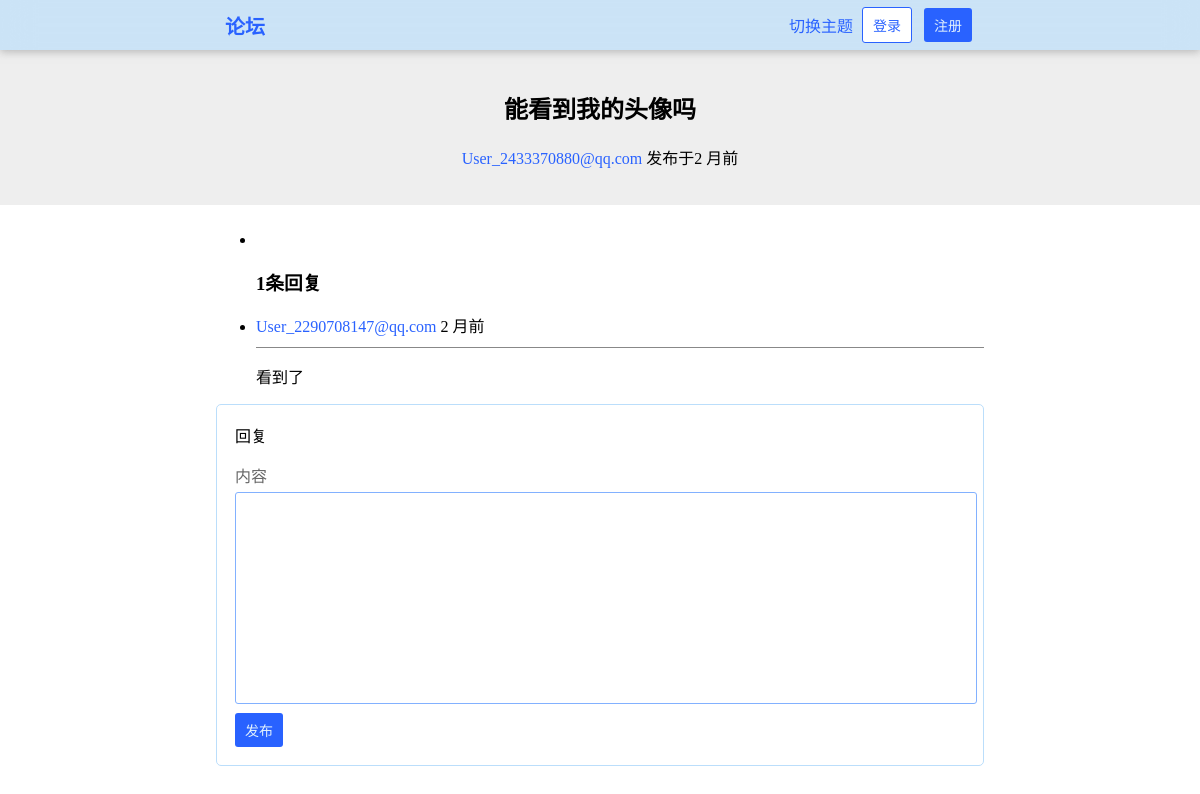
The app's page /post/3/, older data.
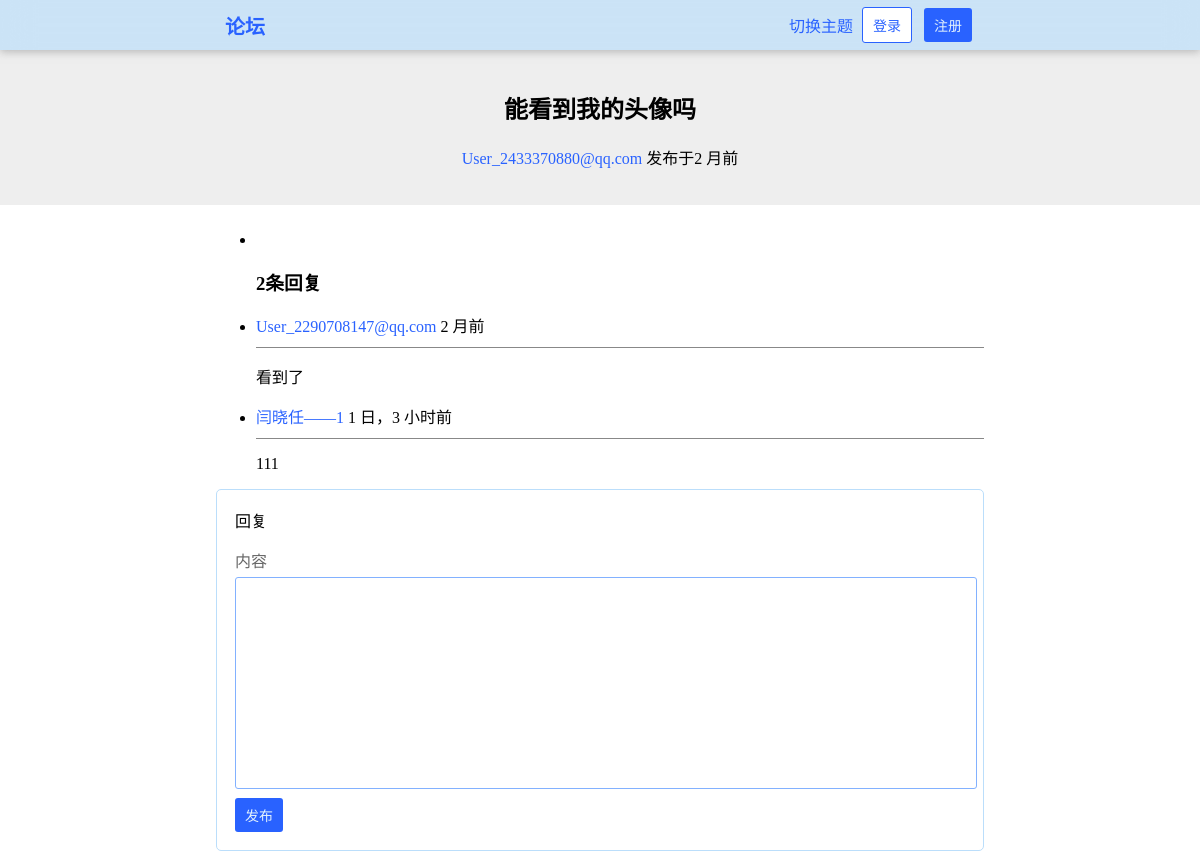
The same page, newer data.
### HustRava_app/models.py (models this page shows, shortened)
class Comment(models.Model):
    content = models.TextField()
    created_at = models.DateTimeField(auto_now_add=True)
    author = models.ForeignKey('User', on_delete = models.CASCADE, related_name = "comments")
    post = models.ForeignKey('Post', on_delete = models.CASCADE, related_name = "comments")
    like_nums = models.IntegerField(default = 0)

class User(models.Model):
    name = models.CharField(max_length=30,blank=True)
    email = models.EmailField(unique=True)
    password = models.CharField(max_length=30)
    created_at = models.DateTimeField(auto_now_add=True)
    bio = models.TextField(max_length = 100, blank=True)
    def __str__(self):
        return self.name

### HustRava_app/views.py (the view)
# urls.py: path('post/<int:post_id>/', views.post, name="post"),                   # 帖子 GET
def post(request, post_id):
    try:
        post = Post.objects.get(id = post_id)
    except:
        raise Http404("帖子不存在")
    if "user" in request.session:
        return render(request, 'post.html', {
            "post": post,
            "comments": Comment.objects.filter(post = post_id),
            "user": request.session["user"]
        })
    else:
        return render(request, 'post.html', {
            "user": request.session.get("user", None),
            "post": post,
            "comments": Comment.objects.filter(post = post_id)
        })

### HustRava_app/templates/post.html (shortened to what this page needs)
{% load humanize %}
{% load static %}
<!DOCTYPE html>
<html>
    <head>
        <link rel="stylesheet" type="text/css" href="{% static 'style.css' %}" />
        <link rel="stylesheet" type="text/css" href="{% static 'style-forum.css' %}" />
        <link rel="stylesheet" type="text/css" href="{% static 'style-dark.css' %}" />
    </head>
    <body>
        {% include 'header.html' %}
        <div id="main">
            <div class="banner">
                <h2>{{ post.title }}</h2>
                <p>
                    <a href="/user/{{ post.author.email }}">{{ post.author }}</a> <span title="{{ post.created_at }}">发布于{{ post.created_at|naturaltime }}</span>
                </p>
            </div>
            <div class="content">
                <ul class="post-list">
                    <li>
                    </li>
                    <h3>{{ comments|length }}条回复</h3>
                    {% for comment in comments %}
                        <li>
                            <a href="/user/{{ comment.author.email }}">{{ comment.author.name }}</a>
                            <span title="回复于{{ comment.created_at }}">{{ comment.created_at|naturaltime }}</span>
                            <div class="hr"></div>
                            {{ comment.content|linebreaks }}
                        </li>
                    {% endfor %}
                </ul>
                <form action="comment/" method="post">
                    <p style="margin-top: 0;">回复</p>
                    <label for="content">内容</label>
                    <textarea type="text" name="content" id="content" maxlength="4096"></textarea>
                    <input type="submit" value="发布" />
                </form>
            </div>
        </div>
    </body>
</html>

Row changes from the older to the newer data that the page shows:
added Comment: author.name "闫晓任——1", created_at "1 日，3 小时前", content "111"
Text that changed along with them:
{{ comments|length }}: "1" → "2"
